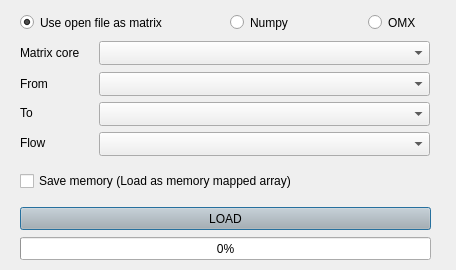
<?xml version="1.0" encoding="UTF-8"?>
<ui version="4.0">
 <class>matrix_loader</class>
 <widget class="QDialog" name="matrix_loader">
  <property name="windowModality">
   <enum>Qt::ApplicationModal</enum>
  </property>
  <property name="geometry">
   <rect>
    <x>0</x>
    <y>0</y>
    <width>456</width>
    <height>270</height>
   </rect>
  </property>
  <property name="font">
   <font>
    <pointsize>9</pointsize>
   </font>
  </property>
  <property name="windowTitle">
   <string>AequilibraE  -  Matrix loader</string>
  </property>
  <property name="windowIcon">
   <iconset>
    <normaloff>../icon.png</normaloff>../icon.png</iconset>
  </property>
  <property name="modal">
   <bool>true</bool>
  </property>
  <widget class="QPushButton" name="load">
   <property name="geometry">
    <rect>
     <x>20</x>
     <y>207</y>
     <width>411</width>
     <height>23</height>
    </rect>
   </property>
   <property name="palette">
    <palette>
     <active>
      <colorrole role="Button">
       <brush brushstyle="SolidPattern">
        <color alpha="255">
         <red>180</red>
         <green>180</green>
         <blue>180</blue>
        </color>
       </brush>
      </colorrole>
     </active>
     <inactive>
      <colorrole role="Button">
       <brush brushstyle="SolidPattern">
        <color alpha="255">
         <red>180</red>
         <green>180</green>
         <blue>180</blue>
        </color>
       </brush>
      </colorrole>
     </inactive>
     <disabled>
      <colorrole role="Button">
       <brush brushstyle="SolidPattern">
        <color alpha="255">
         <red>180</red>
         <green>180</green>
         <blue>180</blue>
        </color>
       </brush>
      </colorrole>
     </disabled>
    </palette>
   </property>
   <property name="text">
    <string>LOAD</string>
   </property>
  </widget>
  <widget class="QProgressBar" name="progressbar">
   <property name="enabled">
    <bool>true</bool>
   </property>
   <property name="geometry">
    <rect>
     <x>20</x>
     <y>237</y>
     <width>411</width>
     <height>23</height>
    </rect>
   </property>
   <property name="palette">
    <palette>
     <active>
      <colorrole role="Highlight">
       <brush brushstyle="SolidPattern">
        <color alpha="255">
         <red>0</red>
         <green>170</green>
         <blue>0</blue>
        </color>
       </brush>
      </colorrole>
     </active>
     <inactive>
      <colorrole role="Highlight">
       <brush brushstyle="SolidPattern">
        <color alpha="255">
         <red>240</red>
         <green>240</green>
         <blue>240</blue>
        </color>
       </brush>
      </colorrole>
     </inactive>
     <disabled>
      <colorrole role="Highlight">
       <brush brushstyle="SolidPattern">
        <color alpha="255">
         <red>51</red>
         <green>153</green>
         <blue>255</blue>
        </color>
       </brush>
      </colorrole>
     </disabled>
    </palette>
   </property>
   <property name="value">
    <number>0</number>
   </property>
   <property name="textVisible">
    <bool>true</bool>
   </property>
  </widget>
  <widget class="QComboBox" name="field_cells">
   <property name="enabled">
    <bool>true</bool>
   </property>
   <property name="geometry">
    <rect>
     <x>99</x>
     <y>132</y>
     <width>331</width>
     <height>24</height>
    </rect>
   </property>
   <property name="maxVisibleItems">
    <number>10</number>
   </property>
  </widget>
  <widget class="QComboBox" name="field_from">
   <property name="geometry">
    <rect>
     <x>99</x>
     <y>72</y>
     <width>331</width>
     <height>24</height>
    </rect>
   </property>
   <property name="maxVisibleItems">
    <number>10</number>
   </property>
  </widget>
  <widget class="QLabel" name="lbl_matrix">
   <property name="geometry">
    <rect>
     <x>20</x>
     <y>45</y>
     <width>121</width>
     <height>16</height>
    </rect>
   </property>
   <property name="text">
    <string>Matrix core</string>
   </property>
  </widget>
  <widget class="QLabel" name="lbl_from">
   <property name="geometry">
    <rect>
     <x>20</x>
     <y>76</y>
     <width>121</width>
     <height>16</height>
    </rect>
   </property>
   <property name="text">
    <string>From</string>
   </property>
  </widget>
  <widget class="QLabel" name="lbl_flow">
   <property name="geometry">
    <rect>
     <x>20</x>
     <y>135</y>
     <width>121</width>
     <height>16</height>
    </rect>
   </property>
   <property name="text">
    <string>Flow</string>
   </property>
  </widget>
  <widget class="QComboBox" name="matrix_layer">
   <property name="geometry">
    <rect>
     <x>99</x>
     <y>41</y>
     <width>331</width>
     <height>24</height>
    </rect>
   </property>
   <property name="maxVisibleItems">
    <number>10</number>
   </property>
  </widget>
  <widget class="QLabel" name="lbl_to">
   <property name="geometry">
    <rect>
     <x>20</x>
     <y>105</y>
     <width>121</width>
     <height>16</height>
    </rect>
   </property>
   <property name="text">
    <string>To</string>
   </property>
  </widget>
  <widget class="QComboBox" name="field_to">
   <property name="enabled">
    <bool>true</bool>
   </property>
   <property name="geometry">
    <rect>
     <x>99</x>
     <y>102</y>
     <width>331</width>
     <height>24</height>
    </rect>
   </property>
   <property name="maxVisibleItems">
    <number>10</number>
   </property>
  </widget>
  <widget class="QRadioButton" name="radio_omx_matrix">
   <property name="geometry">
    <rect>
     <x>368</x>
     <y>14</y>
     <width>61</width>
     <height>17</height>
    </rect>
   </property>
   <property name="text">
    <string>OMX</string>
   </property>
  </widget>
  <widget class="QRadioButton" name="radio_npy_matrix">
   <property name="geometry">
    <rect>
     <x>230</x>
     <y>14</y>
     <width>71</width>
     <height>17</height>
    </rect>
   </property>
   <property name="text">
    <string>Numpy</string>
   </property>
  </widget>
  <widget class="QRadioButton" name="radio_layer_matrix">
   <property name="geometry">
    <rect>
     <x>20</x>
     <y>14</y>
     <width>161</width>
     <height>17</height>
    </rect>
   </property>
   <property name="text">
    <string>Use open file as matrix</string>
   </property>
   <property name="checked">
    <bool>true</bool>
   </property>
  </widget>
  <widget class="QCheckBox" name="return_memory_mapped">
   <property name="geometry">
    <rect>
     <x>20</x>
     <y>170</y>
     <width>401</width>
     <height>22</height>
    </rect>
   </property>
   <property name="text">
    <string>Save memory (Load as memory mapped array)</string>
   </property>
  </widget>
 </widget>
 <resources/>
 <connections/>
</ui>
